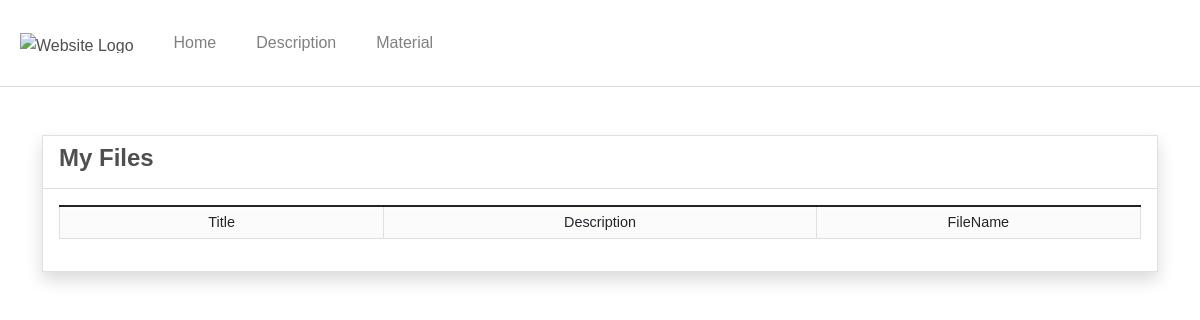
The page /course/2/material (signed in) on the database as committed earlier.
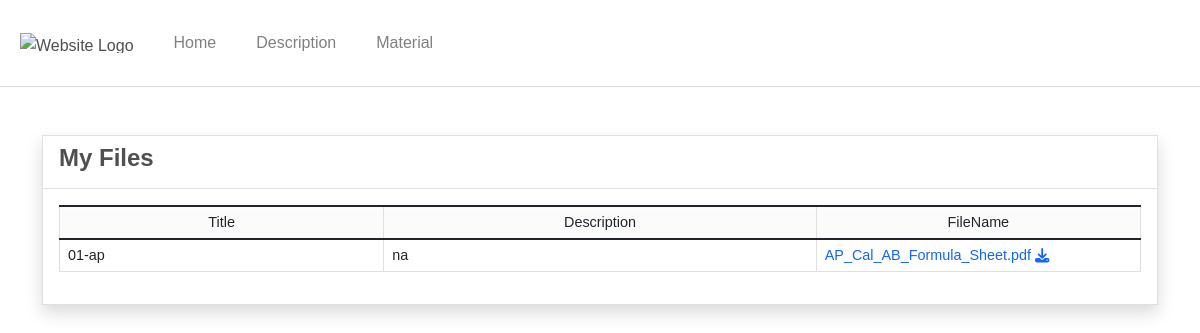
The same page on the database as committed later.
### learning/models.py (models this page shows, shortened)
class MaterialPost(models.Model):
    course_title = models.ForeignKey(Course, related_name="materials", on_delete=models.CASCADE)
    title = models.CharField(max_length=250)
    description = models.TextField(blank=True, null=True)
    file_path = models.FileField(upload_to='uploads/', blank=True, null=True)
    date_created = models.DateTimeField(default=timezone.now)
    date_updated = models.DateTimeField(auto_now=True)

### learning/views.py (the view)
# urls.py: path('course/<int:course_id>/material', views.material_page, name='course_material')
def material_page(request, course_id):
    course = get_object_or_404(Course, course_id=course_id)
    posts = MaterialPost.objects.filter(course_title=course).all()
    context = {'posts': posts, 'postsLen': posts.count(), 'course': course}
    return render(request, 'material_page.html', context)

### learning/templatetags/customfilter.py (called while the page is built)
@register.filter
def replaceBlank(value, stringVal=""):
    value = str(value).replace(stringVal, '')
    return value

### learning/templates/material_page.html (shortened to what this page needs)
{% extends 'course_header.html' %}{% load static %} {% load customfilter %}
{% block css %}
    <link rel="stylesheet" href="{% static 'assets/font-awesome/css/all.min.css' %}">
    <link rel="stylesheet" href="{% static 'assets/bootstrap/css/bootstrap.min.css' %}">
    <link rel="stylesheet" href="{% static 'assets/select2/dist/css/select2.min.css' %}">
    <link rel="stylesheet" href="{% static 'assets/mdb-blogtemplate/css/mdb.min.css' %}"/>
    <link rel="stylesheet" href="{% static 'assets/DataTables/datatables.min.css' %}"/>
{% endblock %}
{% block content %}
    <main class="py-5">
        <div class="container mb-3">
            <section class="">
                <div class="row">
                    <div class="col-lg-12 col-md-12 col-sm-12 col-xs-12">
                        <div class="card card-default border rounded-0 shadow">
                            <div class="card-header">
                                <h4 class="card-title"><b>My Files</b></h4>
                            </div>
                            <div class="card-body">
                                <table class="table table-bordered" id="file-table">
                                    <colgroup>
                                        <col width="30%">
                                        <col width="40%">
                                        <col width="30%">
                                    </colgroup>
                                    <thead>
                                    <tr class="bg-gradient bg-light">
                                        <th class=text-center>Title</th>
                                        <th class=text-center>Description</th>
                                        <th class=text-center>FileName</th>
                                    </tr>
                                    </thead>
                                    <tbody>
                                    {% for post in posts %}
                                        <tr>
                                            <td class="text-start">{{ post.title }}</td>
                                            <td class="text-start">{{ post.description }}</td>
                                            <td class="text-start"><a href="{{ post.file_path.url }}"
                                                                      download="{{ post.file_path|replaceBlank:'uploads/' }}">{{ post.file_path|replaceBlank:'uploads/' }}
                                                <i class="fa fa-download"></i></a></td>
                                        </tr>
                                    {% endfor %}
                                    </tbody>
                                </table>
                            </div>
                        </div>
                    </div>
                </div>
            </section>
        </div>
    </main>
{% endblock %}

Rows that differ between the two databases and show on the page:
added MaterialPost: title "01-ap", description "na", file_path "AP_Cal_AB_Formula_Sheet.pdf"
